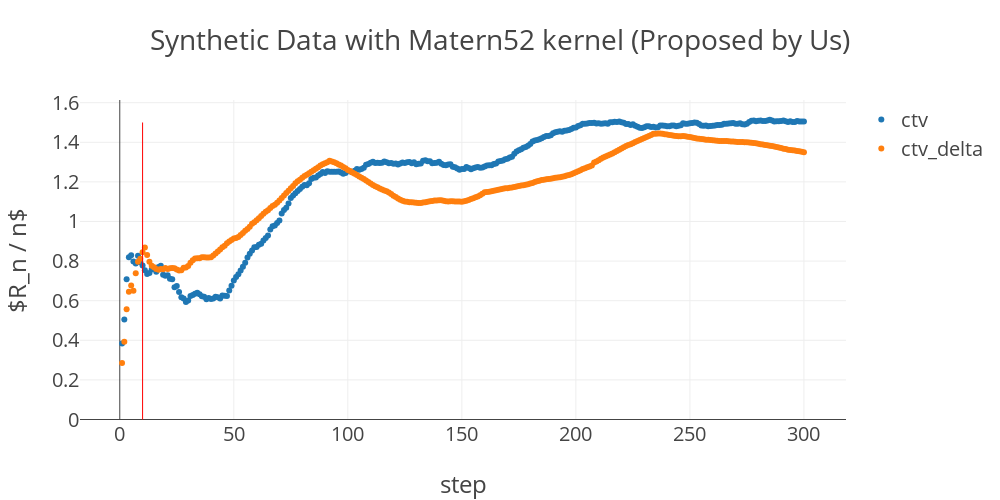

Notebook code cell kept with this figure:
### Code cell
target_dir = './results/20190505/'
#trial_values_normal = np.loadtxt(target_dir + 'syn_tv_and_time_dep_matern52_normal.csv', delimiter=',')
#trial_values_dtv = np.loadtxt(target_dir + 'syn_tv_and_time_dep_matern52_dtv.csv', delimiter=',')
target_dir = './results/20190428/'
trial_values_ctv = - np.loadtxt(target_dir + 'syn_tv_and_time_dep_matern52_ctv.csv', delimiter=',')
trial_values_ctv_delta = - np.loadtxt(target_dir + 'syn_tv_and_time_dep_matern52_ctv_delta.csv', delimiter=',')

def calc_avg_cum_regrets(trial_values, best_values):
    cum_regret = 0.
    avg_cum_regrets = []
    for t, (best_value, trial_value) in enumerate(zip(best_values, trial_values)):
        cum_regret += best_value - trial_value
        avg_cum_regrets.append(cum_regret / (t + 1))
    return avg_cum_regrets

#avg_cum_regrets_normal = calc_avg_cum_regrets(trial_values_normal, best_values)
#avg_cum_regrets_dtv = calc_avg_cum_regrets(trial_values_dtv, best_values)
avg_cum_regrets_ctv= calc_avg_cum_regrets(trial_values_ctv, best_values)
avg_cum_regrets_ctv_delta = calc_avg_cum_regrets(trial_values_ctv_delta, best_values)

data = [
    #go.Scatter(x=np.arange(len(avg_cum_regrets_normal)) + 1, y=avg_cum_regrets_normal, mode='markers', name='Srinivas et al. 2010'),
    #go.Scatter(x=np.arange(len(avg_cum_regrets_dtv)) + 1, y=avg_cum_regrets_dtv, mode='markers', name='Bogunovic et al. 2016'),
    go.Scatter(x=np.arange(len(avg_cum_regrets_ctv)) + 1, y=avg_cum_regrets_ctv, mode='markers', name='ctv'),
    go.Scatter(x=np.arange(len(avg_cum_regrets_ctv_delta)) + 1, y=avg_cum_regrets_ctv_delta, mode='markers', name='ctv_delta'),
]
layout = layout_gen('Synthetic Data with Matern52 kernel (Proposed by Us)')
fig = go.Figure(data=data, layout=layout)
iplot(fig, filename='syn_tv_and_time_dep_matern52')

### Figure 1 — Plotly figure (JSON) as saved in the notebook; plotly's stock layout.template omitted (floating-point values rounded to 4 significant figures; data arrays with more than 128 entries replaced by an {"elided": "..."} marker saying what was removed)
{"data": [{"mode": "markers", "name": "ctv", "type": "scatter", "uid": "b6e78125-0e78-4728-8cab-56b563ed10f1", "x": {"elided": "300 int values"}, "y": {"elided": "300 float values"}}, {"mode": "markers", "name": "ctv_delta", "type": "scatter", "uid": "5283fb2f-7d51-471c-aaaa-c5e4ecb6434d", "x": {"elided": "300 int values"}, "y": {"elided": "300 float values"}}], "layout": {"autosize": false, "font": {"size": 20}, "height": 500, "shapes": [{"line": {"color": "red", "width": 1}, "type": "line", "x0": 10, "x1": 10, "y0": 0, "y1": 1.5}], "title": {"text": "Synthetic Data with Matern52 kernel (Proposed by Us)"}, "width": 1000, "xaxis": {"title": {"text": "step"}}, "yaxis": {"title": {"text": "$R_n / n$"}}}}
